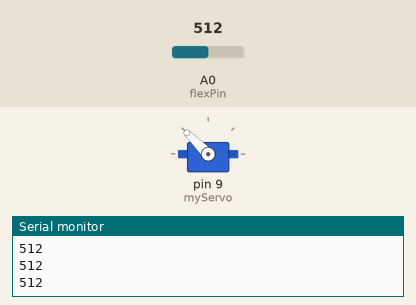
Recording of a sketch running on a simulated Arduino Uno, built with avr-gcc and run on an emulated ATmega328P. On the bench: servo, the last lines printed to the serial monitor. The test bench sets the inputs (shaded band); at power-on: A0 (flexPin) = 512.

Above: at 1.2 s.
1.3 s: A0 (flexPin) set to 488
At 2.0 s:
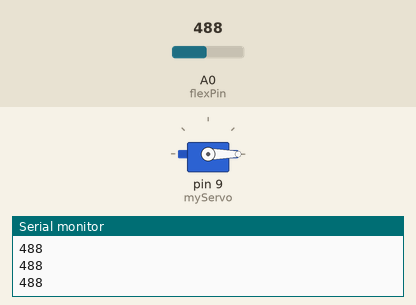
2.8 s: A0 (flexPin) set to 510
At 3.2 s:
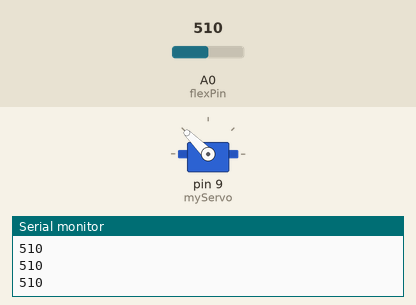
4.3 s: A0 (flexPin) set to 490
At 5.5 s:
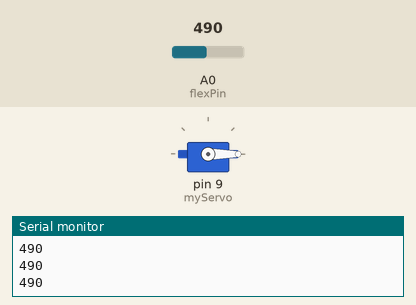
Timing chart, 0 to 7.3 s (numbered marks = the images above; inputs shaded):
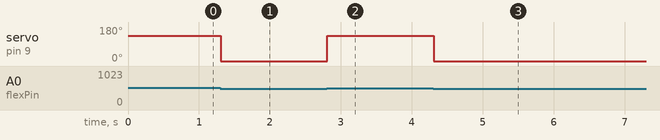

Measured:
- the behaviour switches between 501 and 500 on A0 (flexPin) (found by bisection; images 0 and 1)
- after the input at 1.3 s, servo on pin 9 (myServo): 135° → 0° at once
- after the input at 2.8 s, servo on pin 9 (myServo): 0° → 135° at once
- after the input at 4.3 s, servo on pin 9 (myServo): 135° → 0° at once

The sketch:

flex.ino
```cpp
#include <Servo.h>

Servo myServo;

int flexPin = A0;     // Flex sensor connected to A0
int flexValue = 0;

void setup() {
  Serial.begin(9600);
  myServo.attach(9);   // Servo signal pin connected to pin 9
}

void loop() {

  flexValue = analogRead(flexPin);   // Read flex sensor value
  Serial.println(flexValue);

  if (flexValue > 500) {
    myServo.write(135);   // Rotate servo to 45 degrees
  }
  else {
    myServo.write(0);    // Rotate servo to 0 degrees
  }

}
```
